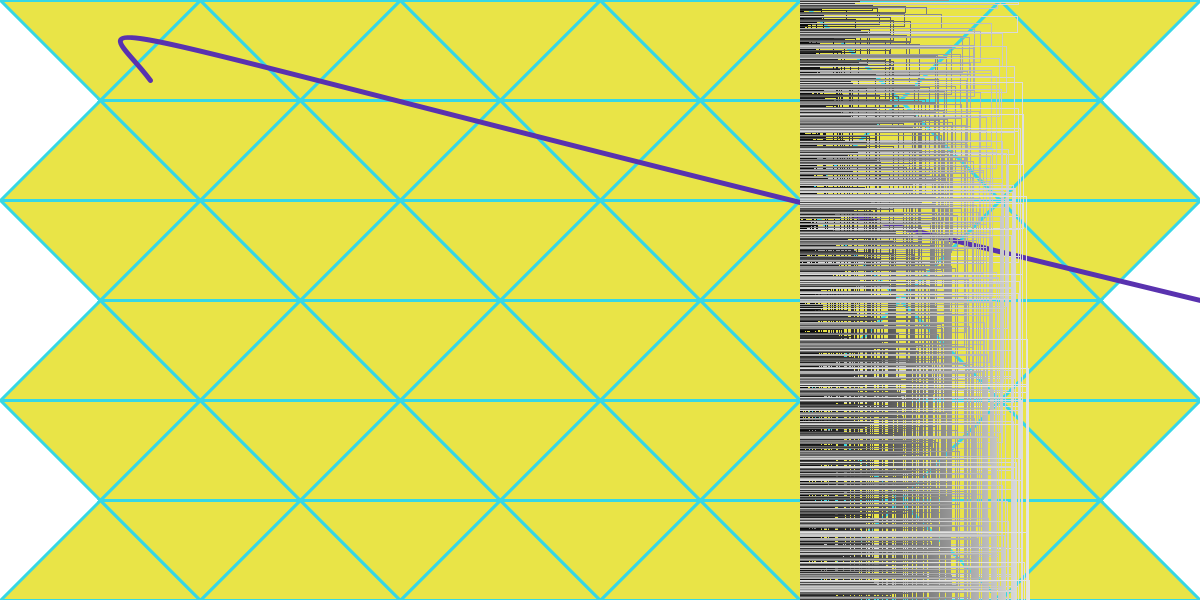
Frame 1 (no input)
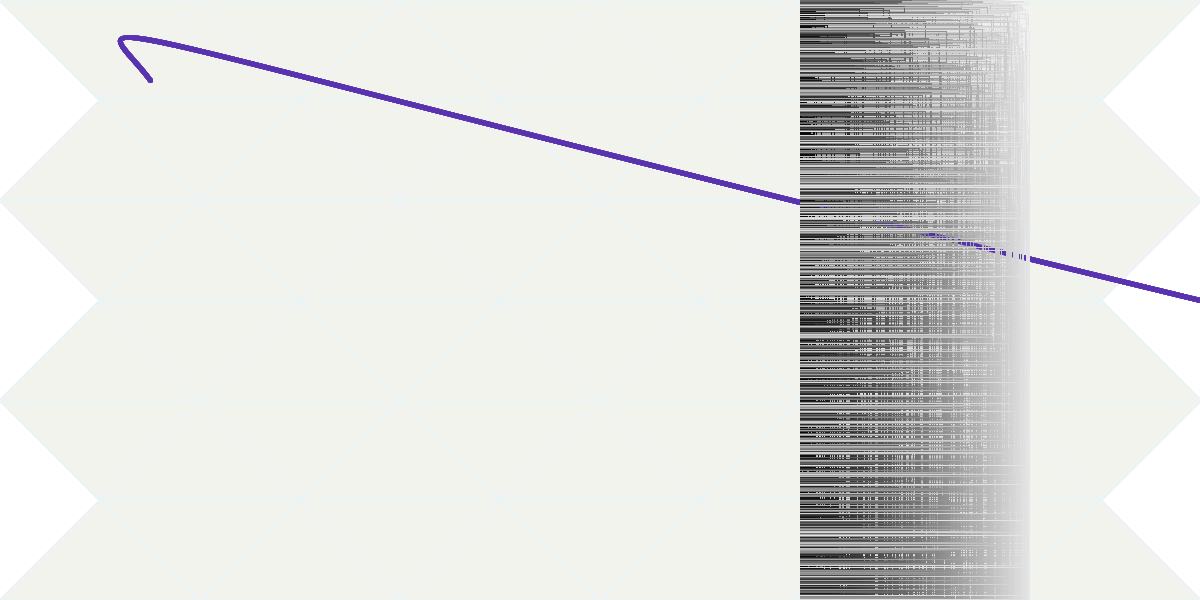
Frame 60 (the mouse pressed at the canvas centre just before this capture)
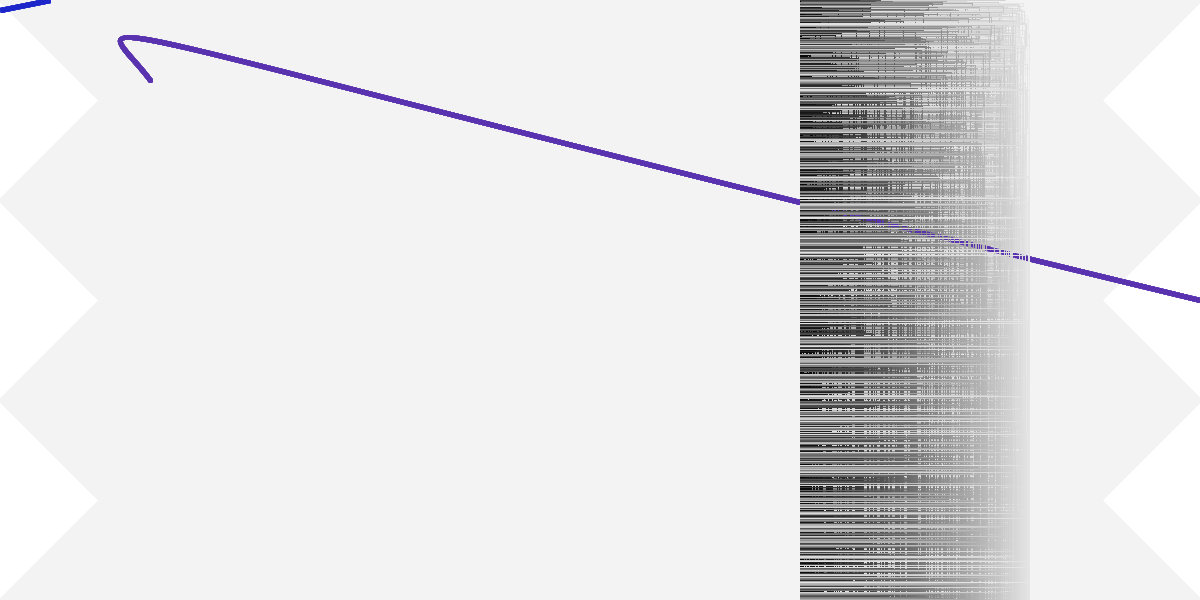
Frame 120 (the mouse held since frame 60 and released just before this capture)

The Processing sketch that drew these frames (run headless with seeded random() and noise(); from frame 60 on, the mouse is pressed at the canvas centre):

// Processing sketch: processing_75815
// ── processing_75815.pde

void setup(){
  
  size(1200,600);
  
  background(255);
  
  smooth();
  
  frameRate(15);
  

  
  
  fill(232,227,63);
stroke(46,213,227);
strokeWeight(3);

beginShape(TRIANGLE_STRIP);
vertex(0, 0);
vertex(100, 100);
vertex(200, 0);
vertex(300, 100);
vertex(400, 0);
vertex(500, 100);
vertex(600, 0);
vertex(700, 100);
vertex(800, 0);
vertex(900, 100);
vertex(1000, 0);
vertex(1100, 100);
vertex(1200, 0);
endShape();

 beginShape(TRIANGLE_STRIP);
vertex(0, 200);
vertex(100, 100);
vertex(200, 200);
vertex(300, 100);
vertex(400, 200);
vertex(500, 100);
vertex(600, 200);
vertex(700, 100);
vertex(800, 200);
vertex(900, 100);
vertex(1000, 200);
vertex(1100, 100);
vertex(1200, 200);
endShape();


beginShape(TRIANGLE_STRIP);
vertex(0, 200);
vertex(100, 300);
vertex(200, 200);
vertex(300, 300);
vertex(400, 200);
vertex(500, 300);
vertex(600, 200);
vertex(700, 300);
vertex(800, 200);
vertex(900, 300);
vertex(1000, 200);
vertex(1100, 300);
vertex(1200, 200);
endShape();

beginShape(TRIANGLE_STRIP);
vertex(0, 400);
vertex(100, 300);
vertex(200, 400);
vertex(300, 300);
vertex(400, 400);
vertex(500, 300);
vertex(600, 400);
vertex(700, 300);
vertex(800, 400);
vertex(900, 300);
vertex(1000, 400);
vertex(1100, 300);
vertex(1200, 400);
endShape();


beginShape(TRIANGLE_STRIP);
vertex(0, 400);
vertex(100, 500);
vertex(200, 400);
vertex(300, 500);
vertex(400, 400);
vertex(500, 500);
vertex(600, 400);
vertex(700, 500);
vertex(800, 400);
vertex(900, 500);
vertex(1000, 400);
vertex(1100, 500);
vertex(1200, 400);
endShape();

beginShape(TRIANGLE_STRIP);
vertex(0, 600);
vertex(100, 500);
vertex(200, 600);
vertex(300, 500);
vertex(400, 600);
vertex(500, 500);
vertex(600, 600);
vertex(700, 500);
vertex(800, 600);
vertex(900, 500);
vertex(1000, 600);
vertex(1100, 500);
vertex(1200, 600);
endShape();

}

int value = 0;

float a = 0.0;

float inc = TWO_PI/25.0;

void draw() {
  
  noStroke();
  
  fill(255,10);      //draws a transparent rectangle over circles that have already been drawn
  
  rect(0,0,width,height);
 
  

 noFill();
stroke(89,50,175);
strokeWeight(5);
bezier(1200, 300, value, 10, 90, value, 150, 80);



stroke(201,92,28);
strokeWeight(5);

if(mouseY>300){
   
  beginShape(TRIANGLE_STRIP);
vertex(0, 0);
vertex(100, 100);
vertex(200, 0);
vertex(300, 100);
vertex(400, 0);
vertex(500, 100);
vertex(600, 0);
vertex(700, 100);
vertex(800, 0);
vertex(900, 100);
vertex(1000, 0);
vertex(1100, 100);
vertex(1200, 0);
endShape();

 beginShape(TRIANGLE_STRIP);
vertex(0, 200);
vertex(100, 100);
vertex(200, 200);
vertex(300, 100);
vertex(400, 200);
vertex(500, 100);
vertex(600, 200);
vertex(700, 100);
vertex(800, 200);
vertex(900, 100);
vertex(1000, 200);
vertex(1100, 100);
vertex(1200, 200);
endShape();


beginShape(TRIANGLE_STRIP);
vertex(0, 200);
vertex(100, 300);
vertex(200, 200);
vertex(300, 300);
vertex(400, 200);
vertex(500, 300);
vertex(600, 200);
vertex(700, 300);
vertex(800, 200);
vertex(900, 300);
vertex(1000, 200);
vertex(1100, 300);
vertex(1200, 200);
endShape();

beginShape(TRIANGLE_STRIP);
vertex(0, 400);
vertex(100, 300);
vertex(200, 400);
vertex(300, 300);
vertex(400, 400);
vertex(500, 300);
vertex(600, 400);
vertex(700, 300);
vertex(800, 400);
vertex(900, 300);
vertex(1000, 400);
vertex(1100, 300);
vertex(1200, 400);
endShape();


beginShape(TRIANGLE_STRIP);
vertex(0, 400);
vertex(100, 500);
vertex(200, 400);
vertex(300, 500);
vertex(400, 400);
vertex(500, 500);
vertex(600, 400);
vertex(700, 500);
vertex(800, 400);
vertex(900, 500);
vertex(1000, 400);
vertex(1100, 500);
vertex(1200, 400);
endShape();

beginShape(TRIANGLE_STRIP);
vertex(0, 600);
vertex(100, 500);
vertex(200, 600);
vertex(300, 500);
vertex(400, 600);
vertex(500, 500);
vertex(600, 600);
vertex(700, 500);
vertex(800, 600);
vertex(900, 500);
vertex(1000, 600);
vertex(1100, 500);
vertex(1200, 600);
endShape();
   
 }
 
 else{
   
   value =0;
   
 }
 
 stroke(28,38,201);
strokeWeight(5);
 
 if(mouseY>100){
   
   beginShape();
vertex(value, 10);
vertex(50,value);
vertex(value, 10);
vertex(50,value);
vertex(value, 10);
vertex(50, value);
endShape(CLOSE);
   
 }
 
 else{
   
   value=0;
   
 }
 
 
 strokeWeight(1);

  for (int i = 0; i < 1200; i++) {
  float r = random(230);
  stroke(r);
  rect(800, i, r, i);
}
 
 
   

}


void mouseMoved() {
  value = value + 5;
  if (value > 600) {
    value = 0;
  }
  
  
}

void keyPressed(){
  if(key=='s'){
    save("kelsey.png");
  }
  
}
